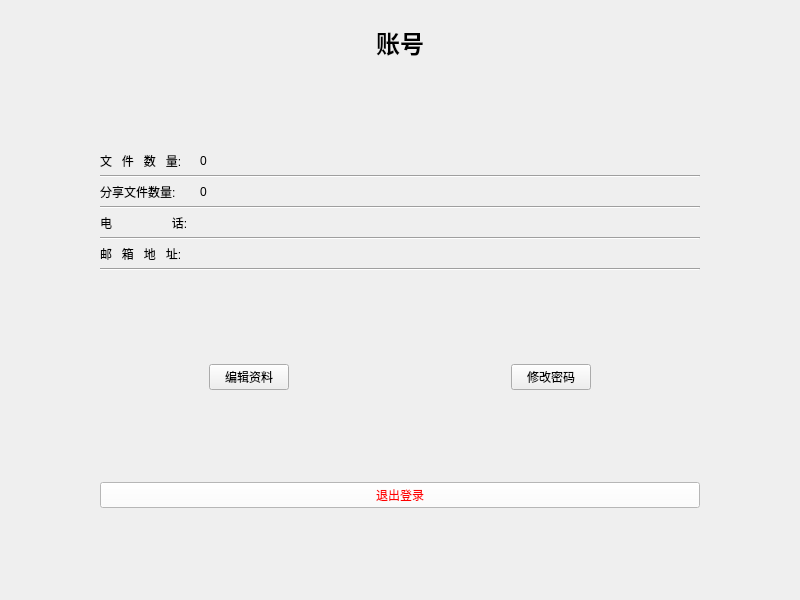
<?xml version="1.0" encoding="UTF-8"?>
<ui version="4.0">
 <class>MyInfo</class>
 <widget class="QWidget" name="MyInfo">
  <property name="geometry">
   <rect>
    <x>0</x>
    <y>0</y>
    <width>800</width>
    <height>600</height>
   </rect>
  </property>
  <property name="windowTitle">
   <string>Form</string>
  </property>
  <layout class="QVBoxLayout" name="verticalLayout_2">
   <property name="spacing">
    <number>5</number>
   </property>
   <property name="leftMargin">
    <number>100</number>
   </property>
   <property name="topMargin">
    <number>25</number>
   </property>
   <property name="rightMargin">
    <number>100</number>
   </property>
   <property name="bottomMargin">
    <number>5</number>
   </property>
   <item>
    <layout class="QHBoxLayout" name="horizontalLayout_5">
     <item>
      <spacer name="horizontalSpacer">
       <property name="orientation">
        <enum>Qt::Horizontal</enum>
       </property>
       <property name="sizeHint" stdset="0">
        <size>
         <width>40</width>
         <height>20</height>
        </size>
       </property>
      </spacer>
     </item>
     <item>
      <widget class="QLabel" name="account">
       <property name="minimumSize">
        <size>
         <width>100</width>
         <height>0</height>
        </size>
       </property>
       <property name="maximumSize">
        <size>
         <width>100</width>
         <height>16777215</height>
        </size>
       </property>
       <property name="font">
        <font>
         <pointsize>18</pointsize>
         <italic>false</italic>
         <bold>true</bold>
         <underline>false</underline>
         <strikeout>false</strikeout>
         <kerning>true</kerning>
        </font>
       </property>
       <property name="text">
        <string>账号</string>
       </property>
       <property name="alignment">
        <set>Qt::AlignCenter</set>
       </property>
      </widget>
     </item>
     <item>
      <spacer name="horizontalSpacer_2">
       <property name="orientation">
        <enum>Qt::Horizontal</enum>
       </property>
       <property name="sizeHint" stdset="0">
        <size>
         <width>40</width>
         <height>20</height>
        </size>
       </property>
      </spacer>
     </item>
    </layout>
   </item>
   <item>
    <spacer name="verticalSpacer_2">
     <property name="orientation">
      <enum>Qt::Vertical</enum>
     </property>
     <property name="sizeHint" stdset="0">
      <size>
       <width>20</width>
       <height>40</height>
      </size>
     </property>
    </spacer>
   </item>
   <item>
    <layout class="QVBoxLayout" name="verticalLayout">
     <item>
      <layout class="QHBoxLayout" name="horizontalLayout">
       <item>
        <widget class="QLabel" name="label">
         <property name="minimumSize">
          <size>
           <width>95</width>
           <height>0</height>
          </size>
         </property>
         <property name="maximumSize">
          <size>
           <width>95</width>
           <height>16777215</height>
          </size>
         </property>
         <property name="text">
          <string>文   件   数   量: </string>
         </property>
        </widget>
       </item>
       <item>
        <widget class="QLabel" name="my_files_number">
         <property name="minimumSize">
          <size>
           <width>100</width>
           <height>0</height>
          </size>
         </property>
         <property name="text">
          <string>0</string>
         </property>
        </widget>
       </item>
      </layout>
     </item>
     <item>
      <widget class="Line" name="line">
       <property name="orientation">
        <enum>Qt::Horizontal</enum>
       </property>
      </widget>
     </item>
     <item>
      <layout class="QHBoxLayout" name="horizontalLayout_6">
       <item>
        <widget class="QLabel" name="label_3">
         <property name="minimumSize">
          <size>
           <width>95</width>
           <height>0</height>
          </size>
         </property>
         <property name="maximumSize">
          <size>
           <width>95</width>
           <height>16777215</height>
          </size>
         </property>
         <property name="text">
          <string>分享文件数量: </string>
         </property>
        </widget>
       </item>
       <item>
        <widget class="QLabel" name="my_share_file_number">
         <property name="minimumSize">
          <size>
           <width>100</width>
           <height>0</height>
          </size>
         </property>
         <property name="text">
          <string>0</string>
         </property>
        </widget>
       </item>
      </layout>
     </item>
     <item>
      <widget class="Line" name="line_2">
       <property name="orientation">
        <enum>Qt::Horizontal</enum>
       </property>
      </widget>
     </item>
     <item>
      <layout class="QHBoxLayout" name="horizontalLayout_2">
       <item>
        <widget class="QLabel" name="label_2">
         <property name="minimumSize">
          <size>
           <width>95</width>
           <height>0</height>
          </size>
         </property>
         <property name="maximumSize">
          <size>
           <width>95</width>
           <height>16777215</height>
          </size>
         </property>
         <property name="text">
          <string>电                  话: </string>
         </property>
        </widget>
       </item>
       <item>
        <widget class="QLabel" name="my_phone">
         <property name="minimumSize">
          <size>
           <width>100</width>
           <height>0</height>
          </size>
         </property>
         <property name="text">
          <string/>
         </property>
        </widget>
       </item>
      </layout>
     </item>
     <item>
      <widget class="Line" name="line_3">
       <property name="orientation">
        <enum>Qt::Horizontal</enum>
       </property>
      </widget>
     </item>
     <item>
      <layout class="QHBoxLayout" name="horizontalLayout_3">
       <item>
        <widget class="QLabel" name="label_4">
         <property name="minimumSize">
          <size>
           <width>95</width>
           <height>0</height>
          </size>
         </property>
         <property name="maximumSize">
          <size>
           <width>95</width>
           <height>16777215</height>
          </size>
         </property>
         <property name="text">
          <string>邮   箱   地   址: </string>
         </property>
        </widget>
       </item>
       <item>
        <widget class="QLabel" name="my_email">
         <property name="minimumSize">
          <size>
           <width>100</width>
           <height>0</height>
          </size>
         </property>
         <property name="text">
          <string/>
         </property>
        </widget>
       </item>
      </layout>
     </item>
     <item>
      <widget class="Line" name="line_4">
       <property name="orientation">
        <enum>Qt::Horizontal</enum>
       </property>
      </widget>
     </item>
    </layout>
   </item>
   <item>
    <spacer name="verticalSpacer_3">
     <property name="orientation">
      <enum>Qt::Vertical</enum>
     </property>
     <property name="sizeHint" stdset="0">
      <size>
       <width>20</width>
       <height>40</height>
      </size>
     </property>
    </spacer>
   </item>
   <item>
    <layout class="QHBoxLayout" name="horizontalLayout_4">
     <item>
      <spacer name="horizontalSpacer_3">
       <property name="orientation">
        <enum>Qt::Horizontal</enum>
       </property>
       <property name="sizeHint" stdset="0">
        <size>
         <width>40</width>
         <height>20</height>
        </size>
       </property>
      </spacer>
     </item>
     <item>
      <widget class="QPushButton" name="edit_material">
       <property name="text">
        <string>编辑资料</string>
       </property>
      </widget>
     </item>
     <item>
      <spacer name="horizontalSpacer_6">
       <property name="orientation">
        <enum>Qt::Horizontal</enum>
       </property>
       <property name="sizeHint" stdset="0">
        <size>
         <width>40</width>
         <height>20</height>
        </size>
       </property>
      </spacer>
     </item>
     <item>
      <spacer name="horizontalSpacer_5">
       <property name="orientation">
        <enum>Qt::Horizontal</enum>
       </property>
       <property name="sizeHint" stdset="0">
        <size>
         <width>40</width>
         <height>20</height>
        </size>
       </property>
      </spacer>
     </item>
     <item>
      <widget class="QPushButton" name="change_password">
       <property name="text">
        <string>修改密码</string>
       </property>
      </widget>
     </item>
     <item>
      <spacer name="horizontalSpacer_4">
       <property name="orientation">
        <enum>Qt::Horizontal</enum>
       </property>
       <property name="sizeHint" stdset="0">
        <size>
         <width>40</width>
         <height>20</height>
        </size>
       </property>
      </spacer>
     </item>
    </layout>
   </item>
   <item>
    <spacer name="verticalSpacer">
     <property name="orientation">
      <enum>Qt::Vertical</enum>
     </property>
     <property name="sizeHint" stdset="0">
      <size>
       <width>20</width>
       <height>74</height>
      </size>
     </property>
    </spacer>
   </item>
   <item>
    <widget class="QPushButton" name="quit_login">
     <property name="styleSheet">
      <string notr="true">color: red;
background-color: white;</string>
     </property>
     <property name="text">
      <string>退出登录</string>
     </property>
    </widget>
   </item>
   <item>
    <spacer name="verticalSpacer_4">
     <property name="orientation">
      <enum>Qt::Vertical</enum>
     </property>
     <property name="sizeHint" stdset="0">
      <size>
       <width>20</width>
       <height>40</height>
      </size>
     </property>
    </spacer>
   </item>
  </layout>
 </widget>
 <resources/>
 <connections/>
</ui>
